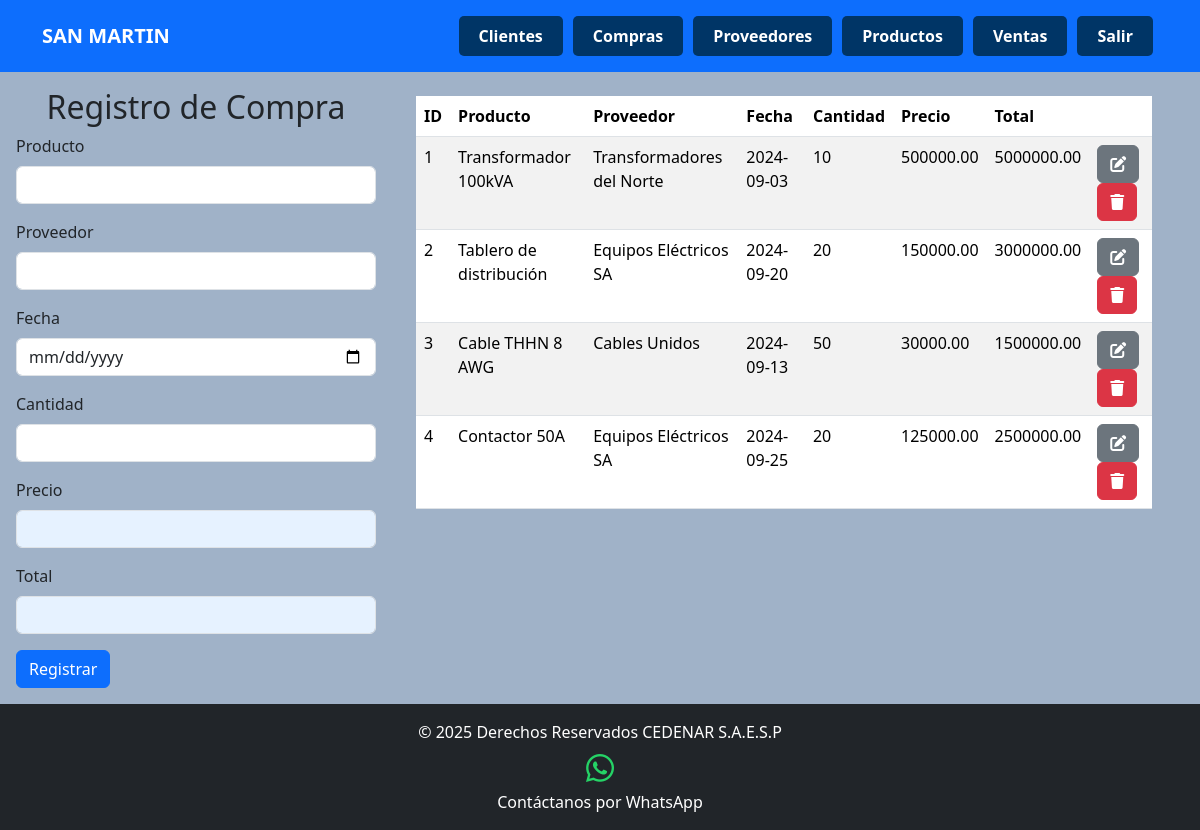
Page /templates/compras.php (signed in) on the committed database.
### tables this page shows
CREATE TABLE `compras` (

  `ID` int NOT NULL AUTO_INCREMENT,

  `Fecha` date DEFAULT NULL,

  `Total` decimal(10,2) DEFAULT NULL,

  `Cantidad` int DEFAULT NULL,

  `Precio` decimal(10,2) DEFAULT NULL,

  `ProductoID` int DEFAULT NULL,

  `UsuarioID` int DEFAULT NULL,

  `ProveedorID` int DEFAULT NULL,

  `GarantiaFecha` date DEFAULT NULL,

  PRIMARY KEY (`ID`),

  FOREIGN KEY (`ProductoID`) REFERENCES `productos` (`ID`),

  FOREIGN KEY (`UsuarioID`) REFERENCES `usuario` (`ID`),

  FOREIGN KEY (`ProveedorID`) REFERENCES `proveedor` (`ID`)

);

CREATE TABLE `productos` (

  `ID` int NOT NULL AUTO_INCREMENT,

  `Nombre` varchar(100) DEFAULT NULL,

  `Descripcion` varchar(255) DEFAULT NULL,

  `Precio` decimal(10,2) DEFAULT NULL,

  `Stock` int DEFAULT NULL,

  `Categoria` varchar(50) DEFAULT NULL,

  `Especificaciones` text DEFAULT NULL,

  `GarantiaMeses` int DEFAULT NULL,

  `UsuarioID` int DEFAULT NULL,

  PRIMARY KEY (`ID`),

  FOREIGN KEY (`UsuarioID`) REFERENCES `usuario` (`ID`)

);

CREATE TABLE `proveedor` (

  `ID` int NOT NULL AUTO_INCREMENT,

  `Nombre` varchar(100) DEFAULT NULL,

  `Direccion` varchar(255) DEFAULT NULL,

  `Telefono` varchar(20) DEFAULT NULL,

  `TipoProducto` varchar(100) DEFAULT NULL,

  `TiempoEntrega` int DEFAULT NULL,

  `UsuarioID` int DEFAULT NULL,

  PRIMARY KEY (`ID`),

  FOREIGN KEY (`UsuarioID`) REFERENCES `usuario` (`ID`)

);

### models/Conexion.php (called while the page is built, shortened)
<?php
class Conexion {
    private $host = 'localhost:3307';
    private $usuario = 'root';
    private $contrasena = '';
    private $base_de_datos = 'SubestacionSanmartin';
    private $conn;
    public function __construct() {
        $this->conn = new mysqli($this->host, $this->usuario, $this->contrasena, $this->base_de_datos);
    }
    public function getConexion() {
        return $this->conn;
    }
}
?>

### controllers/compraController.php (called while the page is built, shortened)
<?php
require_once '../models/compras.php';
require_once '../models/conexion.php';
class CompraController {
    private $db;
    public function __construct() {
        $conexion = new Conexion();
        $this->db = $conexion->getConexion();
    }
    public function obtenerTodasLasComprasPorUsuario($UsuarioID) {
        $sql = "SELECT * FROM compras WHERE UsuarioID = ?";
        $stmt = $this->db->prepare($sql);
        $stmt->bind_param('s', $UsuarioID);
        $stmt->execute();
        $resultado = $stmt->get_result();
        $compras = [];
        while ($row = $resultado->fetch_assoc()) {
            $compras[] = new Compra($row['ID'], $row['Fecha'], $row['Total'], $row['Cantidad'], $row['Precio'], $row['ProductoID'], $row['UsuarioID'], $row['ProveedorID']);
        }
        return $compras;
    }
}
?>

### models/compras.php (called while the page is built, shortened)
<?php
class Compra {
    private $id;
    private $fecha;
    private $total;
    private $cantidad;
    private $precio;
    private $productoID;
    private $proveedorID;
    public function __construct($id, $fecha, $total, $cantidad, $precio, $productoID, $usuarioID, $proveedorID) {
        $this->id = $id;
        $this->fecha = $fecha;
        $this->total = $total;
        $this->cantidad = $cantidad;
        $this->precio = $precio;
        $this->productoID = $productoID;
        $this->proveedorID = $proveedorID;
    }
    public function getID() {
        return $this->id;
    }
    public function getFecha() {
        return $this->fecha;
    }
    public function getTotal() {
        return $this->total;
    }
    public function getCantidad() {
        return $this->cantidad;
    }
    public function getPrecio() {
        return $this->precio;
    }
    public function getProductoID() {
        return $this->productoID;
    }
    public function getProveedorID() {
        return $this->proveedorID;
    }
}
?>

### controllers/productoController.php (called while the page is built, shortened)
<?php
require_once '../models/producto.php';
require_once '../models/conexion.php';
class ProductoController {
    private $db;
    public function __construct() {
        $conexion = new Conexion();
        $this->db = $conexion->getConexion();
    }
    public function obtenerProductoPorID($ID, $usuario_id) {
        $sql = "SELECT * FROM productos WHERE ID = ? AND UsuarioID = ?";
        $stmt = $this->db->prepare($sql);
        $stmt->bind_param('is', $ID, $usuario_id);
        $stmt->execute();
        $resultado = $stmt->get_result()->fetch_assoc();
        if ($resultado) {
            return new Producto($resultado['ID'], $resultado['Nombre'], $resultado['Descripcion'], $resultado['Precio'], $resultado['Stock']);
        }
        return null;
    }
}
?>

### models/producto.php (called while the page is built, shortened)
<?php
class Producto {
    private $Nombre;
    public function __construct($ID, $Nombre, $Descripcion, $Precio, $Stock) {
        $this->Nombre = $Nombre;
    }
    public function getNombre() {
        return $this->Nombre;
    }
}
?>

### controllers/proveedorController.php (called while the page is built, shortened)
<?php
require_once '../models/proveedor.php';
require_once '../models/conexion.php';
class ProveedorController {
    private $db;
    public function __construct() {
        $conexion = new Conexion();
        $this->db = $conexion->getConexion();
    }
    public function obtenerProveedorPorID($ID, $UsuarioID) {
        $sql = "SELECT * FROM proveedor WHERE ID = ? AND UsuarioID = ?";
        $stmt = $this->db->prepare($sql);
        $stmt->bind_param('is', $ID, $UsuarioID);
        $stmt->execute();
        $resultado = $stmt->get_result()->fetch_assoc();
        if ($resultado) {
            return new Proveedor($resultado['ID'], $resultado['Nombre'], $resultado['Direccion'], $resultado['Telefono'], $resultado['UsuarioID']);
        }
        return null;
    }
}

### models/proveedor.php (called while the page is built, shortened)
<?php
class Proveedor {
    private $Nombre;
    public function __construct($ID, $Nombre, $Direccion, $Telefono, $UsuarioID) {
        $this->Nombre = $Nombre;
    }
    public function getNombre() {
        return $this->Nombre;
    }
}

### templates/compras.php (the view, shortened to what this page needs)
<?php
    require_once "../includes/headerLogin.php";
    require_once '../controllers/compraController.php';
    require_once '../controllers/productoController.php';
    require_once '../controllers/proveedorController.php';
    $usuario_id = $_SESSION['usuario_id'];
    $compraController = new CompraController();
    $productoController = new ProductoController();
    $proveedorController = new ProveedorController();
    $compras = $compraController->obtenerTodasLasComprasPorUsuario($usuario_id);
?>
<main class="main">
    <section>
        <div class="container-fluid row">
            <form class="col-4 p-3" action="../controllers/compraHandler.php" method="POST">
                <h2 class="text-center" id="titulo">Registro de Compra</h2>
                <div class="mb-3">
                    <label for="producto_id" class="form-label">Producto</label>
                    <input type="text" class="form-control" name="producto_name" id="producto_id" list="productos" onchange="actualizarPrecio(this.value)" required>
                </div>
                <div class="mb-3">
                    <label for="proveedor_id" class="form-label">Proveedor</label>
                    <input type="text" class="form-control" name="proveedor_name" id="proveedor_id" list="proveedores" required>
                </div>
                <div class="mb-3">
                    <label for="fecha" class="form-label">Fecha</label>
                    <input type="date" class="form-control" name="fecha" required autofocus>
                </div>
                <div class="mb-3">
                    <label for="cantidad" class="form-label">Cantidad</label>
                    <input type="number" class="form-control" name="cantidad" id="cantidad" required oninput="calcularTotal()">
                </div>
                <div class="mb-3">
                    <label for="precio" class="form-label">Precio</label>
                    <input type="number" id="precio" class="form-control readonly-textbox" name="precio" value="" required oninput="calcularTotal()" readonly>
                </div>
                <div class="mb-3">
                    <label for="total" class="form-label">Total</label>
                    <input type="number" step="0.01" class="form-control readonly-textbox" name="total" id="total" readonly>
                </div>
                <button type="submit" class="btn btn-primary" name="BtnRegistrar" value="OK">Registrar</button>
            </form>
            <div class="col-8 p-4">
                <div class="table-responsive">
                    <table class="table table-striped table-hover">
                        <thead>
                            <tr>
                                <th scope="col">ID</th>
                                <th scope="col">Producto</th>
                                <th scope="col">Proveedor</th>
                                <th scope="col">Fecha</th>
                                <th scope="col">Cantidad</th>
                                <th scope="col">Precio</th>
                                <th scope="col">Total</th>
                                <th scope="col"></th>
                            </tr>
                        </thead>
                        <tbody>
                            <?php if (!empty($compras)): ?>
                                <?php foreach ($compras as $compra): ?>
                                    <tr>
                                        <td><?php echo htmlspecialchars($compra->getID()); ?></td>
                                        <td>
                                            <?php
                                                $producto = $productoController->obtenerProductoPorID($compra->getProductoID(), $usuario_id);
                                                echo htmlspecialchars($producto ? $producto->getNombre() : 'No disponible');
                                            ?>
                                        </td>
                                        <td>
                                            <?php
                                                $proveedor = $proveedorController->obtenerProveedorPorID($compra->getProveedorID(), $usuario_id);
                                                echo htmlspecialchars($proveedor ? $proveedor->getNombre() : 'No disponible');
                                            ?>
                                        </td>
                                        <td><?php echo htmlspecialchars($compra->getFecha()); ?></td>
                                        <td><?php echo htmlspecialchars($compra->getCantidad()); ?></td>
                                        <td><?php echo htmlspecialchars($compra->getPrecio()); ?></td>
                                        <td><?php echo htmlspecialchars($compra->getTotal()); ?></td>
                                        <td>
                                            <a href='actualizarCompras.php?id=<?php echo htmlspecialchars($compra->getID()); ?>' class='btn btn-secondary'>
                                                <i class='fa-solid fa-pen-to-square'></i>
                                            </a>
                                            <a href='../controllers/compraHandler.php?accion=eliminar&id=<?php echo htmlspecialchars($compra->getID()); ?>' class='btn btn-danger' onclick='return confirm("¿Estás seguro de que deseas eliminar esta compra?")'>
                                                <i class='fa-solid fa-trash'></i>
                                            </a>
                                        </td>
                                    </tr>
                                <?php endforeach; ?>
                            <?php else: ?>
                                <tr><td colspan="8">No hay compras para mostrar.</td></tr>
                            <?php endif; ?>
                        </tbody>
                    </table>
                </div>
            </div>
        </div>
    </section>
</main>
<?php
    require_once '../includes/footer.php';
?>

### includes/headerLogin.php (shortened to what this page needs)
<!DOCTYPE html>
<html lang="es">
<head>
    <link href="https://cdn.jsdelivr.net/npm/bootstrap@5.3.3/dist/css/bootstrap.min.css" rel="stylesheet">
    <link rel="stylesheet" href="../styles.css">
</head>
<body class="fondo">
    <nav class="navbar navbar-expand-lg navbar-custom">
        <div class="container">
            <a class="navbar-brand" href="../templates/dashboard.php">SAN MARTIN</a>
            <div class="collapse navbar-collapse justify-content-end" id="mi-menu">
                <ul class="navbar-nav">
                    <li class="nav-item"><a href="../templates/cliente.php" class="nav-link">Clientes</a></li>
                    <li class="nav-item"><a href="../templates/compras.php" class="nav-link">Compras</a></li>
                    <li class="nav-item"><a href="../templates/proveedor.php" class="nav-link">Proveedores</a></li>
                    <li class="nav-item"><a href="../templates/productos.php" class="nav-link">Productos</a></li>
                    <li class="nav-item"><a href="../templates/ventas.php" class="nav-link">Ventas</a></li>
                    <li class="nav-item"><a href="../controllers/logOut.php" class="nav-link">Salir</a></li>
                </ul>
            </div>
        </div>
    </nav>
</body>
</html>

### includes/footer.php (shortened to what this page needs)
<footer class="bg-body-tertiary text-center text-lg-start">
    <div class="text-center p-3 bg-dark">
        <p class="text-white mb-0">&copy; 2025 Derechos Reservados CEDENAR S.A.E.S.P</p>
        <a href="https://wa.me/573147076434" target="_blank" class="text-white text-decoration-none">
            <i class="fab fa-whatsapp fa-2x mt-2" style="color: #25D366;"></i>
            <p class="text-white mt-1 mb-0">Contáctanos por WhatsApp</p>
        </a>
    </div>
</footer>
<link rel="stylesheet" href="https://cdnjs.cloudflare.com/ajax/libs/font-awesome/6.4.0/css/all.min.css">

### styles.css (style rules this page uses)
html, body { height: 100%; }
body { display: flex; flex-direction: column; }
main { flex: 1; }
.nav-link { color: black; }
.fondo { background-color: #b3daff; }
footer { background-color: #003d73; }
.readonly-textbox { background-color: #e6f2ff; color: #00509e; cursor: not-allowed; user-select: none; }

### includes/headerLogin.php (style rules this page uses)
.navbar-custom { background-color: #0d6efd !important; padding: 1rem; }
.navbar-custom .navbar-brand { color: white !important; font-weight: bold; }
.navbar-custom .nav-link { background-color: #003566 !important; color: white !important; border-radius: 5px; padding: 8px 20px !important; margin: 0 5px; border: none; font-weight: bold; }
.fondo { background-color: #A0B2C8; min-height: 100vh; }

### rows in the picture
compras: ID "1", ProductoID.Nombre "Transformador 100kVA", ProveedorID.Nombre "Transformadores del Norte", Fecha "2024-09-03", Cantidad "10", Precio "500000.00", Total "5000000.00"
compras: ID "2", ProductoID.Nombre "Tablero de distribución", ProveedorID.Nombre "Equipos Eléctricos SA", Fecha "2024-09-20", Cantidad "20", Precio "150000.00", Total "3000000.00"
compras: ID "3", ProductoID.Nombre "Cable THHN 8 AWG", ProveedorID.Nombre "Cables Unidos", Fecha "2024-09-13", Cantidad "50", Precio "30000.00", Total "1500000.00"
compras: ID "4", ProductoID.Nombre "Contactor 50A", ProveedorID.Nombre "Equipos Eléctricos SA", Fecha "2024-09-25", Cantidad "20", Precio "125000.00", Total "2500000.00"
